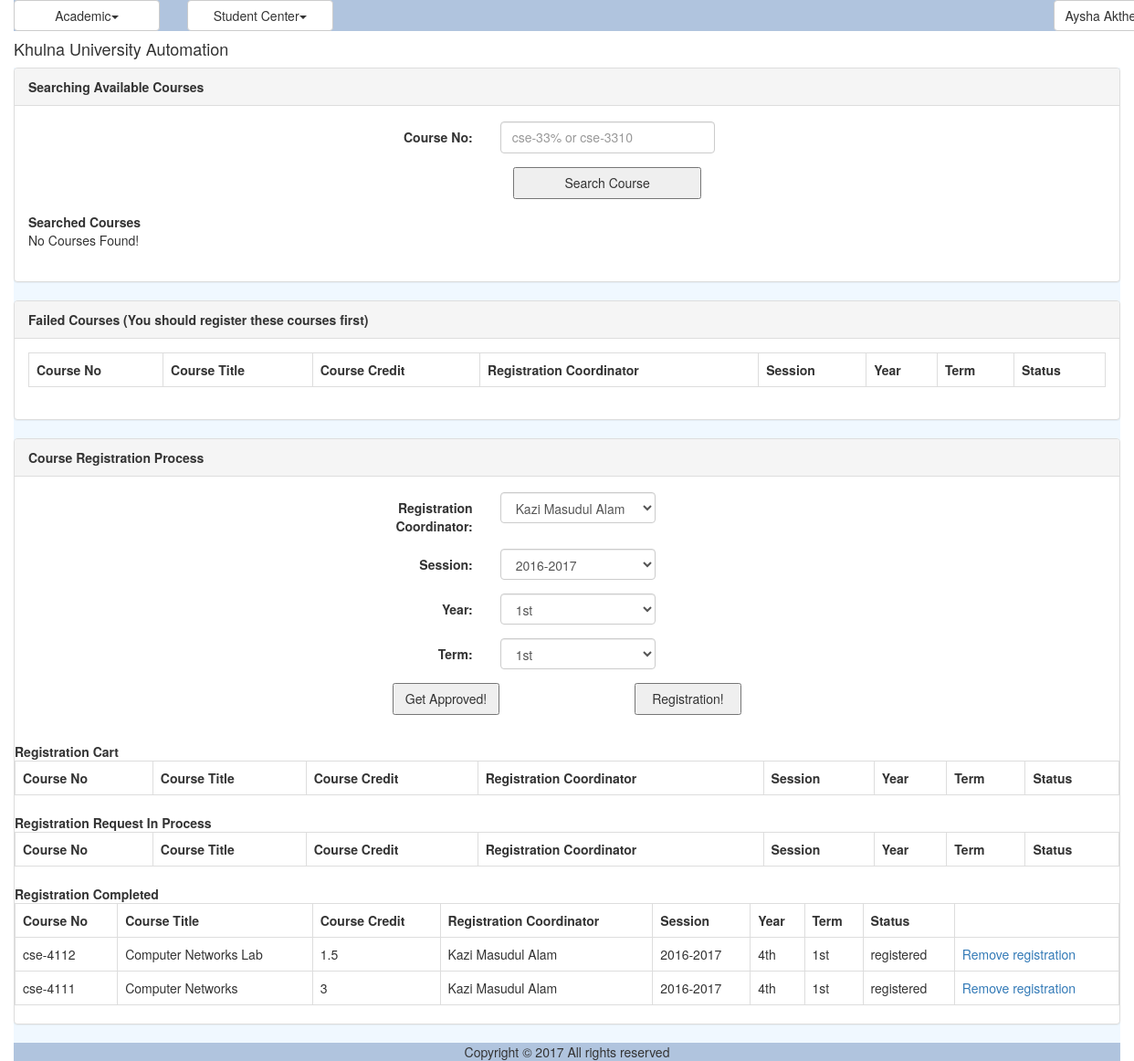
Page /course_student_registration.php (signed in) on the committed database.
### tables this page shows
CREATE TABLE `reg_course` (
  `ID` varchar(40) NOT NULL,
  `CourseNo` varchar(40) NOT NULL,
  `Title` varchar(100) NOT NULL,
  `Credit` double NOT NULL,
  `CourseTypeID` varchar(40) NOT NULL,
  `DisciplineID` varchar(40) NOT NULL,
  `IsDeleted` tinyint(1) NOT NULL
);

CREATE TABLE `ums_user` (
  `ID` varchar(40) NOT NULL,
  `UniversityID` varchar(20) NOT NULL,
  `Email` varchar(50) NOT NULL,
  `Password` varchar(255) NOT NULL,
  `FirstName` varchar(50) NOT NULL,
  `LastName` varchar(50) NOT NULL,
  `Status` varchar(20) DEFAULT NULL,
  `IsLogged` varchar(10) DEFAULT NULL,
  `IsArchived` varchar(10) DEFAULT NULL,
  `IsDeleted` varchar(10) DEFAULT NULL
);

CREATE TABLE `reg_registration_session` (
  `ID` varchar(40) NOT NULL,
  `Name` varchar(30) NOT NULL
);

CREATE TABLE `reg_year` (
  `ID` varchar(40) NOT NULL,
  `Name` varchar(20) NOT NULL
);

CREATE TABLE `reg_term` (
  `ID` varchar(40) NOT NULL,
  `Name` varchar(20) NOT NULL
);

CREATE TABLE `reg_course_student_registration` (
  `ID` varchar(40) NOT NULL,
  `Regs_TeacherID` varchar(40) DEFAULT NULL,
  `StudentID` varchar(40) NOT NULL,
  `CourseID` varchar(40) NOT NULL,
  `SessionID` varchar(40) DEFAULT NULL,
  `YearID` varchar(40) DEFAULT NULL,
  `TermID` varchar(40) DEFAULT NULL,
  `IsRetake` tinyint(1) DEFAULT NULL,
  `Status` varchar(20) NOT NULL
);

### modules/registration/ui/view.course_student_registration.inc (the view, shortened to what the rows shown need)
<?php
include_once COMMON.'class.common.course.inc';
include_once COMMON.'class.common.user.inc';
include_once COMMON.'class.common.inc';
include_once 'blade/view.course_student_registration.blade.inc';
?>
<div class="panel panel-default">
    <div class="panel-body">
		<table class="table table-bordered">
				<?php
		 	$CourseStudentRegistration = new CourseStudentRegistration();
		    $Student = new User();
		    if(isset($_GET['mode'])&&strcasecmp($_GET['mode'], 'admin')==0&&isset($_GET['id']))
		    	$Student->setID($_GET['id']);
		    else
		    	$Student->setID($globalUser->getID());
		    $CourseStudentRegistration->setStudent($Student);
		 	$CourseStudentRegistration->setStatus('failed');
		    $Result_Student_Cart = $_CourseStudentRegistrationBAO
		                                ->searchRegistrationCart($CourseStudentRegistration);
				if(isset($Result_Student_Cart)&&$Result_Student_Cart->getIsSuccess())
				{
					?>
					<tr>
						<th>Course No</th>
						<th>Course Title</th>
						<th>Course Credit</th>
						<th>Registration Coordinator</th>
						<th>Session</th>
						<th>Year</th>
						<th>Term</th>
						<th>Status</th>
					</tr>
						<?php
				}
				else{
				echo 'No courses to display!';
			}
			?>
		</table>
    </div>
</div>
<div class="panel panel-default">
<div>
<table class="table table-bordered">
		<?php
 	$CourseStudentRegistration = new CourseStudentRegistration();
    $Student = new User();
    if(isset($_GET['mode'])&&strcasecmp($_GET['mode'], 'admin')==0&&isset($_GET['id']))
    	$Student->setID($_GET['id']);
    else
    	$Student->setID($globalUser->getID());
    $CourseStudentRegistration->setStudent($Student);
 	$CourseStudentRegistration->setStatus('pending');
    $Result_Student_Cart = $_CourseStudentRegistrationBAO
                                ->searchRegistrationCart($CourseStudentRegistration);
		if(isset($Result_Student_Cart)&&$Result_Student_Cart->getIsSuccess())
		{
			?>
			<tr>
				<th>Course No</th>
				<th>Course Title</th>
				<th>Course Credit</th>
				<th>Registration Coordinator</th>
				<th>Session</th>
				<th>Year</th>
				<th>Term</th>
				<th>Status</th>
			</tr>
				<?php
		}
		else{
		echo 'No courses to display!';
	}
	?>
</table>
</div>
<div>
<table class="table table-bordered">
		<?php
 	$CourseStudentRegistration = new CourseStudentRegistration();
    $Student = new User();
    if(isset($_GET['mode'])&&strcasecmp($_GET['mode'], 'admin')==0&&isset($_GET['id']))
    	$Student->setID($_GET['id']);
    else
    	$Student->setID($globalUser->getID());
    $CourseStudentRegistration->setStudent($Student);
 	$CourseStudentRegistration->setStatus('submitted,approved,rejected');
    $Result_Student_Cart = $_CourseStudentRegistrationBAO
                                ->searchRegistrationCart($CourseStudentRegistration);
		if(isset($Result_Student_Cart)&&$Result_Student_Cart->getIsSuccess())
		{
			?>
			<tr>
				<th>Course No</th>
				<th>Course Title</th>
				<th>Course Credit</th>
				<th>Registration Coordinator</th>
				<th>Session</th>
				<th>Year</th>
				<th>Term</th>
				<th>Status</th>
			</tr>
				<?php
		}
		else{
		echo 'No courses to display!';
	}
	?>
</table>
</div>
<div>
<table class="table table-bordered">
		<?php
 	$CourseStudentRegistration = new CourseStudentRegistration();
    $Student = new User();
    if(isset($_GET['mode'])&&strcasecmp($_GET['mode'], 'admin')==0&&isset($_GET['id']))
    	$Student->setID($_GET['id']);
    else
    	$Student->setID($globalUser->getID());
    $CourseStudentRegistration->setStudent($Student);
 	$CourseStudentRegistration->setStatus('registered');
    $Result_Student_Cart = $_CourseStudentRegistrationBAO
                                ->searchRegistrationCart($CourseStudentRegistration);
		if(isset($Result_Student_Cart)&&$Result_Student_Cart->getIsSuccess())
		{
			$CourseStudentRegistrations = $Result_Student_Cart->getResultObject();
			?>
			<tr>
				<th>Course No</th>
				<th>Course Title</th>
				<th>Course Credit</th>
				<th>Registration Coordinator</th>
				<th>Session</th>
				<th>Year</th>
				<th>Term</th>
				<th>Status</th>
			</tr>
			<?php
			for($i = 0; $i < sizeof($CourseStudentRegistrations); $i++) {
				$CourseStudentRegistration = $CourseStudentRegistrations[$i];
				?>
				<tr>
					<td><?php echo $CourseStudentRegistration->getCourse()->getCourseNo(); ?></td>
					<td><?php echo $CourseStudentRegistration->getCourse()->getTitle(); ?></td>
					<td><?php echo $CourseStudentRegistration->getCourse()->getCredit(); ?></td>
					<td><?php echo $CourseStudentRegistration->getTeacher()->getFullName(); ?></td>
					<td><?php echo $CourseStudentRegistration->getSession()->getName(); ?></td>
					<td><?php echo $CourseStudentRegistration->getYear()->getName(); ?></td>
					<td><?php echo $CourseStudentRegistration->getTerm()->getName(); ?></td>
					<td><?php echo $CourseStudentRegistration->getStatus(); ?></td>
					<td>
					<a href="?remove=true&id=<?php echo $CourseStudentRegistration->getID();?>"
					onclick="return confirm('sure to remove from registration!'); ">Remove registration
					</a>
					</td>
				</tr>
				<?php
			}
		}
		else{
		echo 'No courses to display!';
	}
	?>
</table>
</div>
</div>

### rows in the picture
reg_course: CourseNo "cse-4112", Title "Computer Networks Lab", Credit "1.5"
ums_user: $CourseStudentRegistration->getTeacher()->getFullName() "Kazi Masudul Alam"
reg_registration_session: Name "2016-2017"
reg_year: Name "4th"
reg_term: Name "1st"
reg_course_student_registration: Status "registered"
reg_course: CourseNo "cse-4111", Title "Computer Networks", Credit "3"
reg_course_student_registration: Status "registered"

### other values in the picture
$globalMenu[$i]->getTitle() "Academic Student Center"
$CurrentUser->getFullName() "Aysha…"
form field coordinator "Kazi Masudul Alam"
form field session "2016-2017"
form field year "1st"
form field term "1st"
